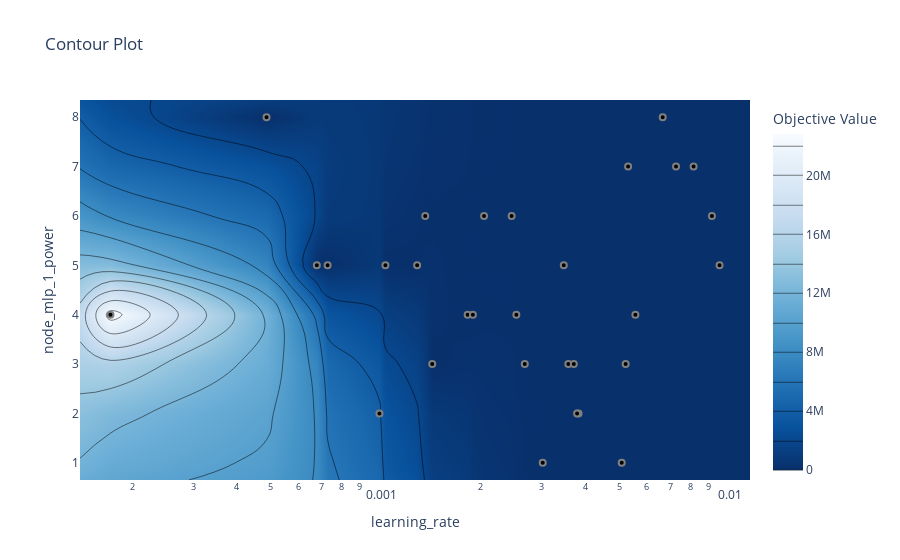

Notebook source saved alongside this figure:
### Code cell
# plot the estimated accuracy surface over hyperparameters:
fig = optuna.visualization.plot_contour(study6, params=['learning_rate', 'node_mlp_1_power'])
fig.show()

### Figure 1 — Plotly figure (JSON) as saved in the notebook; plotly's stock layout.template omitted (floating-point values rounded to 4 significant figures; data arrays with more than 128 entries replaced by an {"elided": "..."} marker saying what was removed)
{"data": [{"colorbar": {"title": {"text": "Objective Value"}}, "colorscale": [[0, "rgb(247,251,255)"], [0.125, "rgb(222,235,247)"], [0.25, "rgb(198,219,239)"], [0.375, "rgb(158,202,225)"], [0.5, "rgb(107,174,214)"], [0.625, "rgb(66,146,198)"], [0.75, "rgb(33,113,181)"], [0.875, "rgb(8,81,156)"], [1, "rgb(8,48,107)"]], "connectgaps": true, "contours": {"coloring": "heatmap"}, "hoverinfo": "none", "line": {"smoothing": 1.3}, "reversescale": true, "type": "contour", "x": [0.0001418, 0.0001734, 0.0004863, 0.0006782, 0.0007282, 0.001026, 0.001067, 0.001316, 0.001388, 0.001454, 0.001837, 0.001902, 0.002047, 0.002457, 0.002534, 0.002679, 0.003017, 0.003467, 0.003573, 0.003705, 0.003786, 0.003822, 0.005085, 0.005219, 0.005304, 0.005566, 0.006666, 0.00728, 0.008176, 0.009229, 0.009706, 0.01187], "y": [0.65, 1, 2, 3, 4, 5, 6, 7, 8, 8.35], "z": {"elided": "10x32 float values"}}, {"marker": {"color": "black", "line": {"color": "Grey", "width": 2}}, "mode": "markers", "showlegend": false, "type": "scatter", "x": [0.003467, 0.001067, 0.00728, 0.001837, 0.005304, 0.0001734, 0.008176, 0.001902, 0.0004863, 0.009229, 0.003017, 0.001026, 0.0006782, 0.003573, 0.003822, 0.003705, 0.002679, 0.005219, 0.002047, 0.005085, 0.009706, 0.001316, 0.001388, 0.002534, 0.0007282, 0.003786, 0.001454, 0.002457, 0.005566, 0.006666], "y": [5, 5, 7, 4, 7, 4, 7, 4, 8, 6, 1, 2, 5, 3, 2, 3, 3, 3, 6, 1, 5, 5, 6, 4, 5, 2, 3, 6, 4, 8]}], "layout": {"title": {"text": "Contour Plot"}, "xaxis": {"range": [-3.848, -1.926], "title": {"text": "learning_rate"}, "type": "log"}, "yaxis": {"range": [0.65, 8.35], "title": {"text": "node_mlp_1_power"}}}}
